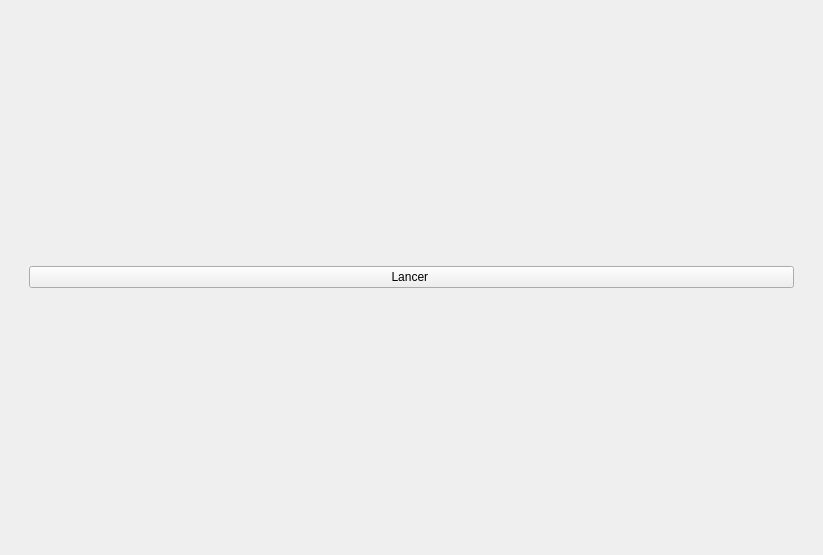
<?xml version="1.0" encoding="UTF-8"?>
<ui version="4.0">
 <class>ParametrageTraitement</class>
 <widget class="QWidget" name="ParametrageTraitement">
  <property name="geometry">
   <rect>
    <x>0</x>
    <y>0</y>
    <width>823</width>
    <height>555</height>
   </rect>
  </property>
  <property name="windowTitle">
   <string>Parametrage</string>
  </property>
  <layout class="QHBoxLayout" name="horizontalLayout">
   <item>
    <widget class="QWidget" name="widget_2" native="true">
     <layout class="QVBoxLayout" name="verticalLayout">
      <item>
       <widget class="QWidget" name="widget_execute" native="true">
        <layout class="QVBoxLayout" name="verticalLayout_2">
         <item>
          <layout class="QHBoxLayout" name="layout_traitement"/>
         </item>
         <item>
          <widget class="QPushButton" name="btn_LancerProcess">
           <property name="text">
            <string>Lancer </string>
           </property>
          </widget>
         </item>
        </layout>
       </widget>
      </item>
     </layout>
    </widget>
   </item>
  </layout>
 </widget>
 <resources/>
 <connections/>
</ui>
